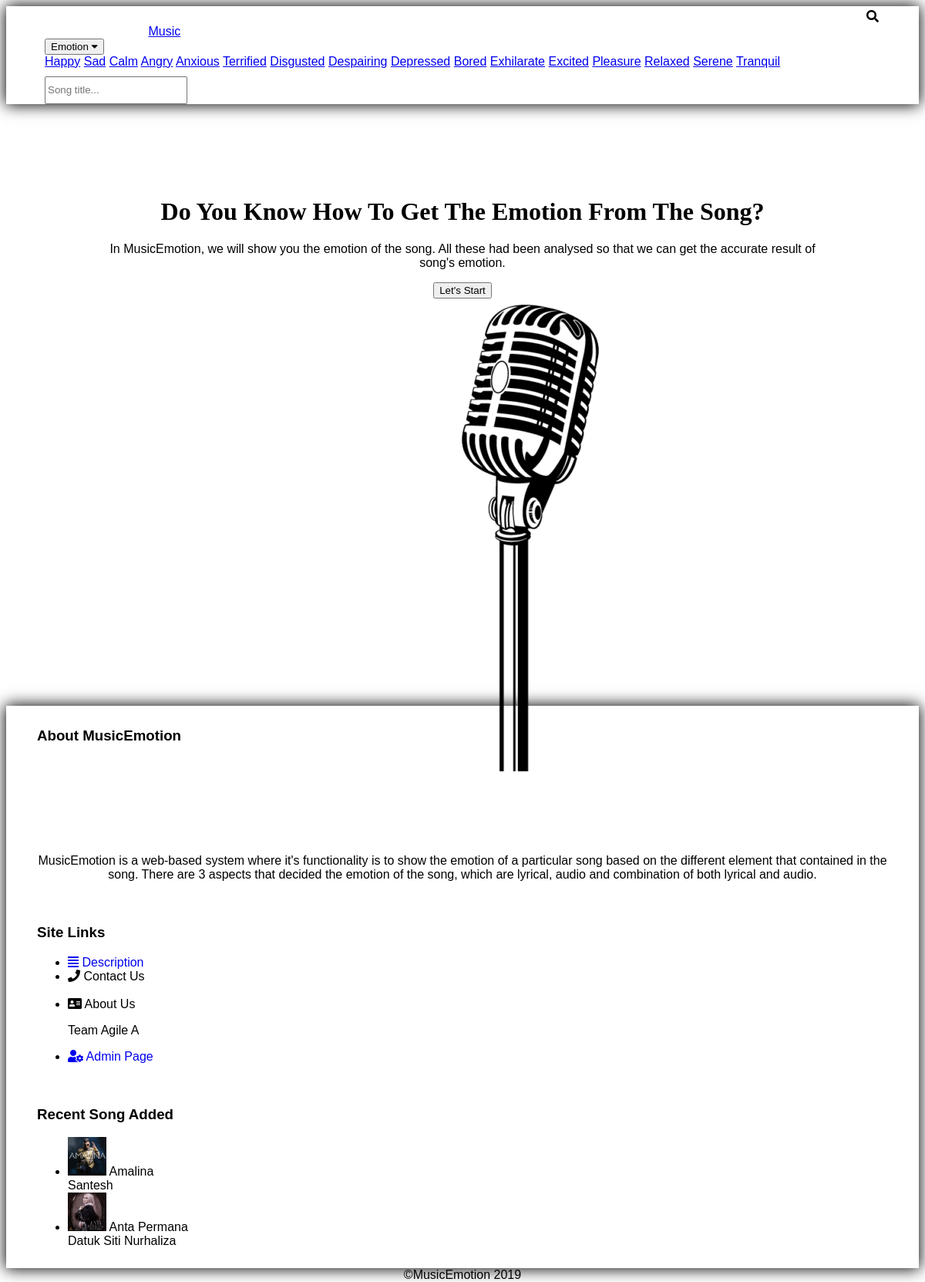
The page / on the database its author committed.
### tables this page shows
CREATE TABLE `emotion` (
  `e_id` int(3) NOT NULL,
  `e_name` varchar(10) NOT NULL
);

### index.php (the view, shortened to what this page needs)
<?php include "dbcon.php" ?>
<!DOCTYPE html>
<html>
  <head>
    <link rel="stylesheet" href="https://www.w3schools.com/w3css/4/w3pro.css">
    <link rel="stylesheet" href="https://www.w3schools.com/lib/w3-theme-blue.css">
    <link rel="stylesheet" href="https://cdnjs.cloudflare.com/ajax/libs/font-awesome/4.7.0/css/font-awesome.min.css">
    <link rel="stylesheet" href="https://use.fontawesome.com/releases/v5.8.1/css/all.css">
  </head>
  <body>
    <div class="w3-bar w3-theme-d4 bar" style="padding: 0 50px;margin-bottom:40px;">
      <a href="index.php" class="w3-bar-item"><img src="img/me%20wide%20v2.png" style="width:130px;"></a>
      <a href="main.php" class="w3-bar-item w3-button w3-padding-16">Music</a>
      <div class="w3-dropdown-hover">
        <button class="w3-button w3-padding-16">
          Emotion <i class="fa fa-caret-down"></i>
        </button>
        <div class="w3-dropdown-content w3-card-4 w3-bar-block">
          <?php
          $query = mysqli_query($con,"SELECT * FROM emotion");
          while ($emotion_row = mysqli_fetch_array($query)){
          ?>
          <a href="sortemotion.php?e_id=<?php echo $emotion_row['e_id'] ?>" class="w3-bar-item w3-button"><?php echo $emotion_row['e_name']?></a>
          <?php
          }
          ?>
        </div>
      </div>
      <form action="searchresult.php" method="post">
        <input type="text" name="search_result" class="w3-bar-item w3-round-large w3-right searchbar" placeholder="Song title...">
        <a name="submit" class="searchbutton"><i class="fa fa-search"></i></a>
      </form>
    </div>
    <div class="content">
      <div class="w3-row">
        <div class="w3-half">
          <center>
            <h1 style="font-family:FirstFont;">Do You Know How To Get The Emotion From The Song?</h1>
            <p>In MusicEmotion, we will show you the emotion of the song. All these had been analysed so that we can get the accurate result of song's emotion. </p>
            <a href="main.php"><button class="w3-button w3-xlarge w3-border w3-blue w3-round-large">Let's Start</button></a>
          </center>
        </div>
        <img src="img/mic.png" class="micbg">
      </div>
    </div>
    <footer class="footer w3-theme-d4 w3-padding-16" style="margin-top:40px;">
      <div class="w3-row" style="overflow:auto;">
        <div class="w3-third footer_content">
          <h3>About MusicEmotion</h3>
          <center><img src="img/me%20v3.png" style="width:100px;">
          <p>MusicEmotion is a web-based system where it's functionality is to show the emotion of a particular song based on the different element that contained in the song. There are 3 aspects that decided the emotion of the song, which are lyrical, audio and combination of both lyrical and audio.</p></center>
        </div>
        <div class="w3-third footer_content">
          <h3>Site Links</h3>
          <ul class="w3-ul">
            <li class="w3-padding-8">
              <a href="description.php"><span><i class="fas fa-align-justify"></i> Description</span></a>
            </li>
            <li class="w3-padding-8">
              <span onclick="myFunction('Demo1')"><i class="fas fa-phone"></i> Contact Us</span>
              <div id="Demo1" class="w3-container w3-hide">
                <i class="fa fa-facebook-official w3-hover-opacity"></i>
                <i class="fa fa-instagram w3-hover-opacity"></i>
                <i class="fa fa-snapchat w3-hover-opacity"></i>
                <i class="fa fa-pinterest-p w3-hover-opacity"></i>
                <i class="fa fa-twitter w3-hover-opacity"></i>
                <i class="fa fa-linkedin w3-hover-opacity"></i>
              </div>
            </li>
            <li class="w3-padding-8">
              <span onclick="myFunction('Demo2')"><i class="fas fa-address-card"></i> About Us</span>
              <div id="Demo2" class="w3-container w3-hide">
                <p>Team Agile A</p>
              </div>
            </li>
            <li class="w3-padding-8">
              <a href="admin.php"><span><i class="fas fa-user-cog"></i> Admin Page</span></a>
            </li>
          </ul>
        </div>
        <div class="w3-third footer_content">
          <h3>Recent Song Added</h3>
          <ul class="w3-ul">
            <li class="w3-padding-16">
              <img src="img/albumcover/amalina.jpg" class="w3-left w3-margin-right" style="width:50px">
              <span class="w3-large">Amalina</span><br>
              <span>Santesh</span>
            </li>
            <li class="w3-padding-16">
              <img src="img/albumcover/antapermana.jpg" class="w3-left w3-margin-right" style="width:50px">
              <span class="w3-large">Anta Permana</span><br>
              <span>Datuk Siti Nurhaliza</span>
            </li>
          </ul>
        </div>
      </div>
    </footer>
    <div class="w3-block w3-theme-dark w3-padding">
      <center>©MusicEmotion 2019</center>
    </div>
  </body>
</html>

### index.php (style rules this page uses)
body,h1,h5 { font-family: "Raleway", sans-serif }
body, html { height: 100% }
.bar, .footer { -webkit-box-shadow:0px 0px 19px 1px #000000 ; -moz-box-shadow:0px 0px 19px 1px #000000 ; box-shadow:0px 0px 19px 1px #000000 ; }
.searchbar { height: 30px; margin-top: 10px; }
.searchbutton { position: absolute; right: 60px; top: 13px; color: black; }
.content { width: 80%; height: 80%; margin: auto; padding-top: 60px; }
.micbg { position: absolute; bottom: -50; right: 0; z-index: -1; }
.footer_content { padding: 10px 40px; }
.footer_content a:link { text-decoration-line: none; }

### rows shown on the page
emotion: e_name "Happy"
emotion: e_name "Sad"
emotion: e_name "Calm"
emotion: e_name "Angry"
emotion: e_name "Anxious"
emotion: e_name "Terrified"
emotion: e_name "Disgusted"
emotion: e_name "Despairing"
emotion: e_name "Depressed"
emotion: e_name "Bored"
emotion: e_name "Exhilarate"
emotion: e_name "Excited"
emotion: e_name "Pleasure"
emotion: e_name "Relaxed"
emotion: e_name "Serene"
emotion: e_name "Tranquil"
